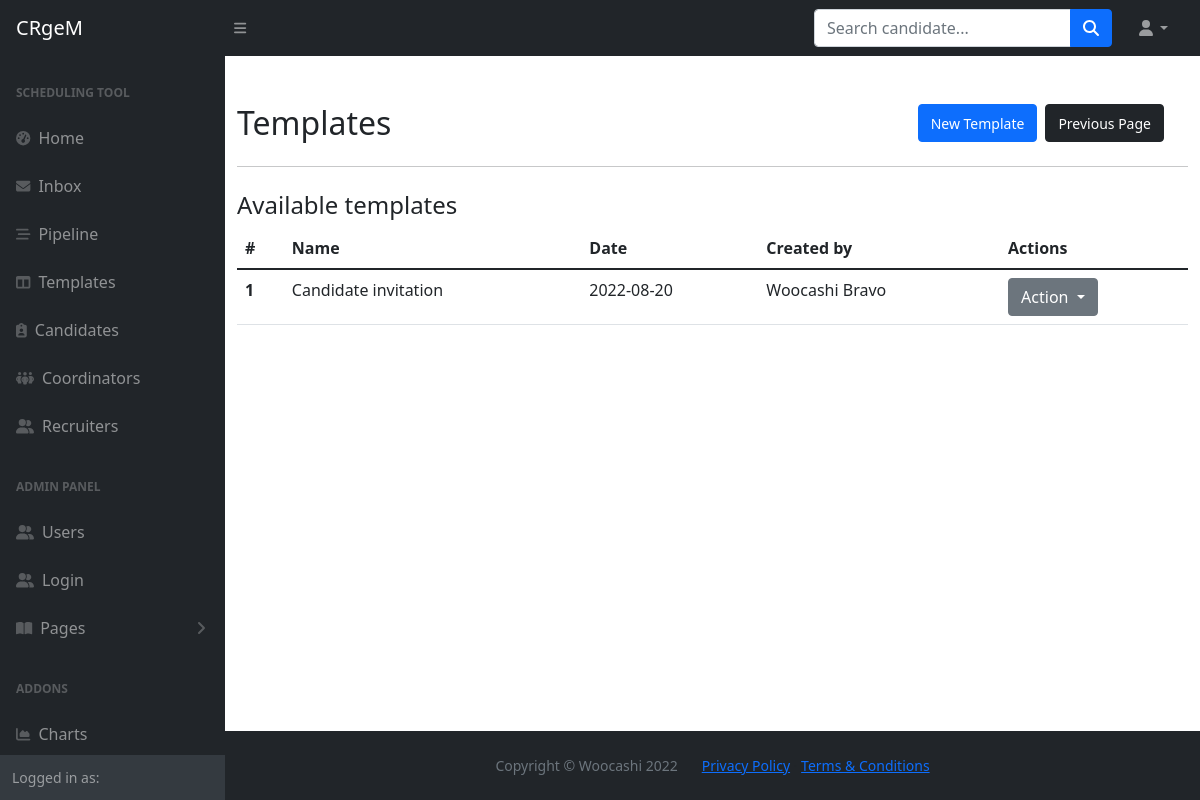
Page /templates on the committed database.
### main.py (models this page shows)
class Template(db.Model, Base):
    __tablename__="templates"
    id = db.Column(db.Integer, primary_key=True)
    name = db.Column(db.String, nullable=False)
    text = db.Column(db.Text, nullable=False)
    date = db.Column(db.Date, nullable=False)
    owner_id = Column(Integer, ForeignKey('users.id'))
    created_by = relationship("User", back_populates="templates")

class User(db.Model, UserMixin, Base):
    __tablename__="users"
    id = db.Column(db.Integer, primary_key=True)
    first_name = db.Column(db.String, nullable=False)
    last_name = db.Column(db.String, nullable=False)
    full_name = db.Column(db.String, nullable=False)
    email = db.Column(db.String, nullable=False, unique=True)
    phone = db.Column(db.String, nullable=False)
    type = db.Column(db.String, nullable=False)
    password = db.Column(db.String, nullable=False)
    interviews = relationship("Interview", back_populates="created_by")
    templates = relationship("Template", back_populates="created_by")
    candidates = relationship("Candidate", back_populates="created_by")
    tasks_sent = relationship("Task", primaryjoin="User.id==Task.sender_id", back_populates="from_user")
    tasks_received = relationship("Task", primaryjoin="User.id==Task.recipient_id", back_populates="to_user")
    tasks_delegated = relationship("Task", primaryjoin="User.id==Task.delegate_id", back_populates="delegated_by")

### main.py (the view)
@app.route('/templates')
def templates():
    templates = db.session.query(Template).all()
    print(templates)
    return render_template('message-templates.html', templates=templates, current_user=current_user, is_authenticated=current_user.is_authenticated)

### templates/message-templates.html (shortened to what this page needs)
{% include "header.html" %}
	<main>
		<div class="container mt-4">
			<div class="row d-flex align-items-center">
				<div class="row d-flex justify-content-between">
					<div class="col">
						<h2 class="mt-4">Templates</h2>
					</div>
					<div class="col d-flex justify-content-end mt-4">
						<span><a class="btn btn-primary ms-2" href="{{url_for('new_template')}}"><small>New Template</small></a></span>
						<span><a class="btn btn-dark ms-2" href="javascript:history.back()"><small>Previous Page</small></a></span>
					</div>
				</div>
			</div>
			<hr>
			<div class="row d-flex align-items-center mt-4">
				<h4>Available templates</h4>
			</div>
			{% if templates|length == 0 %}
			<div class="row d-flex align-items-center mt-4">
				<p>There are no available templates</p>
			</div>
			{% else %}
				<table class="table">
				  <thead>
				    <tr>
				      <th scope="col">#</th>
				      <th scope="col">Name</th>
				      <th scope="col">Date</th>
				      <th scope="col">Created by</th>
					    <th scope="col">Actions</th>
				    </tr>
				  </thead>
				  <tbody>
				  {% for template in templates %}
				    <tr>
				      <th scope="row">{{template.id}}</th>
				      <td>{{template.name}}</td>
				      <td>{{template.date}}</td>
				      <td>{{template.created_by.full_name}}</td>
					    <td>
							<div class="dropdown">
							  <button class="btn btn-secondary dropdown-toggle" type="button" data-bs-toggle="dropdown" aria-expanded="false">
							    Action
							  </button>
							</div>
					    </td>
				    </tr>
				  {% endfor %}
				  </tbody>
				</table>
			{% endif %}
		</div>
	</main>
{% include "footer.html" %}

### rows in the picture
Template: id "1", name "Candidate invitation", date "2022-08-20", created_by.full_name "Woocashi Bravo"
